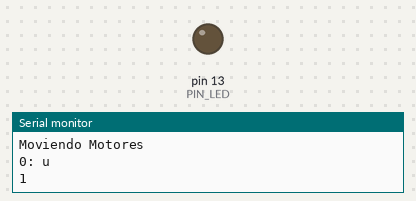
The sketch below on a simulated Arduino Uno, built with avr-gcc and run on an emulated ATmega328P. Shown: output pins drawn as LEDs (lit = HIGH), the last lines printed to the serial monitor.

Above: at 5.1 s.
At 33.8 s:
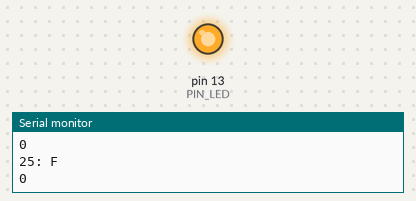
Timing chart, 0 to 35.3 s (numbered marks = the images above):
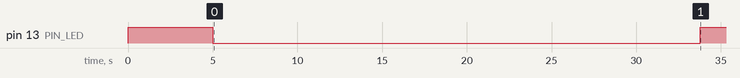

The sketch:

Motores_simple.ino
```cpp
#include <String.h>
#include "controlMotores.h"

#define PIN_LED 13

int flag = 0;
int motorMatrix[6][4]; // 6 motores con 4 pines de control

//char mensaje[MESSAGE_LENGTH]= "UDFLBR";
char mensaje[MESSAGE_LENGTH]= "uFdrfldudLFRbFdrUFlURuruLF";
//udflBRUDudfldUdUfR
//uFdrfldudLFRbFdrUFlURuruLF
//dUdFdrbrrfBDfu
//UFdFbrBDfdbrBRdu
///no tocar mucho los siguientes: La "L", la "D", la "F"

//char test_mensaje[MESSAGE_LENGTH]="FLDFLDFLDfldFLdfLD";

void setup() {
  Serial.begin(9600);

  motorMatrix_init();

  pinMode(PIN_LED,OUTPUT);
  digitalWrite(PIN_LED,1);

  delay(5000);
}

void loop() {
  if (flag == 0){
    digitalWrite(PIN_LED,0);
    secuenciaGiros(mensaje, MESSAGE_LENGTH);
    flag = 1;
    digitalWrite(PIN_LED,1);
  }
  delay(1000);
}
```

controlMotores.cpp
```cpp
#include "controlMotores.h"
#include <Arduino.h>

//Creo yo que los valores son los pines usados con el motor
bool verifyMessage(char *msg)
{
  int i;
  int flag = 0;
  while (msg[i])
  {
    switch(msg[i])
    {
    case 'R': case 'r':
      flag = 0;
      break;
    case 'L':case 'l':
      flag = 0;
      break;
    case 'U':case 'u':
      flag = 0;
      break;
    case 'D': case 'd':
      flag = 0;
      break;
    case 'F': case 'f':
      flag = 0;
      break;
    case 'B':case 'b':
      flag = 0;
      break;
    default:
      flag = 1;
      break;
    }
  }
  return (flag);
}


void motorMatrix_init(){
  for(int i=0;i<4;i++)
  {
    motorMatrix[U][i]=47+2*i;
    motorMatrix[D][i]=31+2*i;
    motorMatrix[R][i]=30+2*i;
    motorMatrix[L][i]=38+2*i;
    motorMatrix[F][i]=39+2*i;
    motorMatrix[B][i]=46+2*i;
  }
  for(int i=0;i<4;i++)
  {
    pinMode(motorMatrix[U][i],OUTPUT);
    pinMode(motorMatrix[L][i],OUTPUT);
    pinMode(motorMatrix[D][i],OUTPUT);
    pinMode(motorMatrix[R][i],OUTPUT);
    pinMode(motorMatrix[B][i],OUTPUT);
    pinMode(motorMatrix[F][i],OUTPUT);
  }
  Serial.println("Todo bien inicializado");
}

SentidoGiro getSentidoGiro(char instruccion)
{
  if(instruccion >= 'a' && instruccion <= 'z'){
    return AntiHorario;
  }
  else{
    return Horario;
  }
}

void secuenciaGiros(char cadena[], int tam)
{
  enum SentidoGiro sentido;
  Serial.write("Moviendo Motores\n");
  for(int i = 0; cadena[i] != '\0'; i++)
  {
    Serial.print(i);Serial.print(": ");
    Serial.println(cadena[i]);
    sentido = getSentidoGiro(cadena[i]);

    Serial.println(sentido);
    switch(cadena[i])
    {
    case 'r':
      giro(Horario,motorMatrix[R], 110);
      break;
    case 'R':
      giro(AntiHorario,motorMatrix[R], 100);
      break;
    case 'l':
      giro(Horario,motorMatrix[L], 102);
      break;
    case 'L':
      giro(AntiHorario,motorMatrix[L], 102);
      break;
    case 'u':
      giro(Horario,motorMatrix[U], 102);
      break;
    case 'U':
      giro(AntiHorario,motorMatrix[U], 102);
      break;
    case 'd':
      giro(Horario,motorMatrix[D], 102);
      break;
    case 'D':
      giro(AntiHorario,motorMatrix[D], 102);
      break;
    case 'f':
      giro(Horario,motorMatrix[F], 102);
      break;
    case 'F':
      giro(AntiHorario,motorMatrix[F], 104);
      break;
    case 'b':
      giro(Horario,motorMatrix[B], 106);
      break;
    case 'B':
      giro(AntiHorario,motorMatrix[B], 102);
      break;
    }
    delay(DEMORA);
  }
}
#ifdef __modo_normal__
void giro (bool sentido,int pines[], int num_pasos){ // funcion para girar solo 90 grados en un sentido u otro
  bool micropasos[8][4] = {
    {1, 0, 0, 0},
    {1, 0, 1, 0},
    {0, 0, 1, 0},
    {0, 1, 1, 0},
    {0, 1, 0, 0},
    {0, 1, 0, 1},
    {0, 0, 0, 1},
    {1, 0, 0, 1}
  };

  if (sentido == 0)
  {
    for (int i = 0; i < num_pasos; i++)
    {
      digitalWrite(pines[0], micropasos[i%8][0]);
      digitalWrite(pines[1], micropasos[i%8][1]);
      digitalWrite(pines[2], micropasos[i%8][2]);
      digitalWrite(pines[3], micropasos[i%8][3]);
      delayMicroseconds (DEMORA);
    }
  }
  else
  {
    for (int i = num_pasos; i > 0; i--)
    {
      digitalWrite(pines[0], micropasos[i%8][0]);
      digitalWrite(pines[1], micropasos[i%8][1]);
      digitalWrite(pines[2], micropasos[i%8][2]);
      digitalWrite(pines[3], micropasos[i%8][3]);
      delayMicroseconds (DEMORA);
    }
  }
  digitalWrite(pines[0], 0);
  digitalWrite(pines[1], 0);
  digitalWrite(pines[2], 0);
  digitalWrite(pines[3], 0);

}
#else
#ifdef __modo_alto_par__
void giro (bool sentido,int pines[]){ // funcion para girar solo 90 grados en un sentido u otro
  int DEMORA = 750;

  bool micropasos[4][4] = {
    {1, 0, 1, 0},
    {0, 1, 1, 0},
    {0, 1, 0, 1},
    {1, 0, 0, 1}
  };

  if (sentido == 0)
  {
    for (int i = 0; i < 50; i++)
    {
      digitalWrite(pines[0], micropasos[i%4][0]);
      digitalWrite(pines[1], micropasos[i%4][1]);
      digitalWrite(pines[2], micropasos[i%4][2]);
      digitalWrite(pines[3], micropasos[i%4][3]);
      delayMicroseconds (DEMORA);
    }
  }
  else
  {
    for (int i = 0; i < 150; i--)
    {
      digitalWrite(pines[3], micropasos[i%4][0]);
      digitalWrite(pines[2], micropasos[i%4][1]);
      digitalWrite(pines[1], micropasos[i%4][2]);
      digitalWrite(pines[0], micropasos[i%4][3]);
      delayMicroseconds (DEMORA);
    }
  }
}
#endif
#endif
```

controlMotores.h
```cpp
#ifndef __controlMotores_h__
#define __controlMotores_h__

#define MESSAGE_LENGTH 100
#define DEMORA 1000//Aumentamos el delay para evitar sobre calentamientos
#define PASOS 110
#define PASOSUP 110
  //150 con d


#define __modo_normal__
//#define __modo_alto_par__

//enum SentidoGiro {Horario=0,AntiHorario=1};
enum Motor {U=0,D,R,L,F,B};
enum SentidoGiro {Horario=0,AntiHorario=1};

extern int motorMatrix[6][4]; // 6 motores con 4 pines de control

//void keepOn(int motors[][4], Motor mantiene);
void motorMatrix_init();
void secuenciaGiros(char cadena[], int tam);
SentidoGiro getSentidoGiro(char instruccion);
void giro (bool sentido,int pines[], int num_pasos);
bool verifyMessage(char *msg);
//void secuenciaGiros(int MotorMatrix[][4],char cadena[],int tam);
#endif
```

Measured:
- by itself, pin 13 (PIN_LED): HIGH → LOW at 5.0 s, → HIGH 28.8 s later
